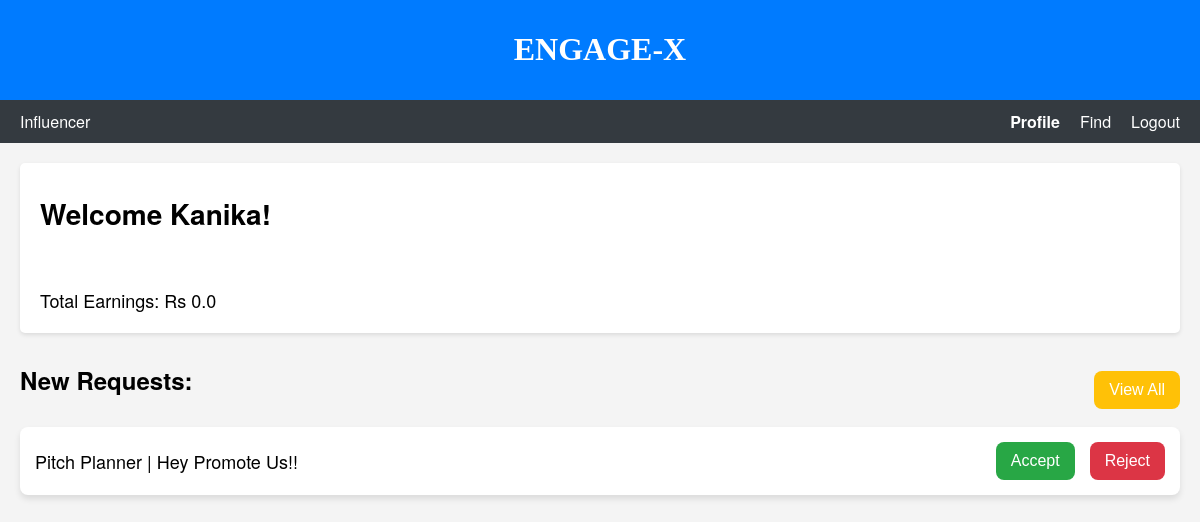
Before: /idashboard (signed in) with the older database file.
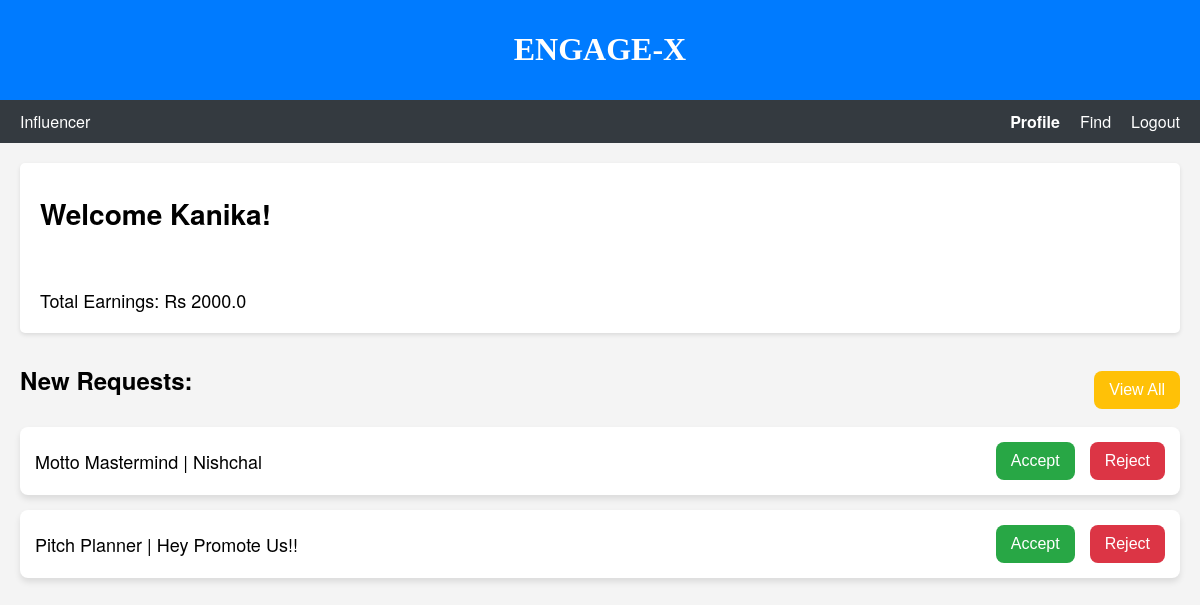
After: the same page with the newer database file.
### models.py (models this page shows, shortened)
class Profile(db.Model):
    __tablename__ = "profile"
    id = db.Column(db.Integer, primary_key=True, autoincrement=True)
    user_id = db.Column(db.Integer, db.ForeignKey("user.id"), nullable=False)
    name = db.Column(db.String, nullable=False)
    industry = db.Column(db.String)
    niche = db.Column(db.String)
    reach = db.Column(db.Integer)
    funds = db.Column(db.Float)
    user = db.relationship('User', back_populates='profile')

class Campaign(db.Model):
    __tablename__ = "campaign"
    id = db.Column(db.Integer, primary_key=True, autoincrement=True)
    sponsor_id = db.Column(db.Integer, db.ForeignKey("user.id"), nullable=False)
    title = db.Column(db.String, nullable=False)
    description = db.Column(db.String, nullable=False)
    goals = db.Column(db.Text, nullable=False)
    start_date = db.Column(db.String, nullable=False)
    days = db.Column(db.Integer, nullable=False)
    funds = db.Column(db.Float, nullable=False)
    visibility = db.Column(db.String, nullable=False)  # public or private
    sponsor = db.relationship('User', back_populates='campaigns')
    ad_requests = db.relationship('AdRequest', back_populates='campaign')

class AdRequest(db.Model):
    __tablename__ = "ad_request"
    id = db.Column(db.Integer, primary_key=True, autoincrement=True)
    influencer_id = db.Column(db.Integer, db.ForeignKey("user.id"), nullable=False)
    campaign_id = db.Column(db.Integer, db.ForeignKey("campaign.id"), nullable=False)
    initiator = db.Column(db.String, nullable=False) # sponosr, influencer
    name = db.Column(db.String, nullable = False)
    messages = db.Column(db.Text)
    requirements = db.Column(db.Text)
    payment_amount = db.Column(db.Float, nullable=False)
    status = db.Column(db.String, nullable=False, default='Pending')  # pending, accepted or rejected
    campaign = db.relationship('Campaign', back_populates='ad_requests')
    influencer = db.relationship('User', back_populates='ad_requests')

### app.py (the view)
@app.route('/idashboard', methods = ['GET', 'POST'])
def idashboard():
    inf = Profile.query.filter(Profile.user_id == current_userID).first()
    name = inf.name
    funds = inf.funds
    ad_requests = AdRequest.query.filter(
        AdRequest.influencer_id == current_userID,
        AdRequest.initiator == 'sponsor',
        AdRequest.status == 'Pending').all()
    requests_data = []
    for request in ad_requests:
        requests_data.append({
            'campaign_title': request.campaign.title,
            'sponsor_name': request.name,
            'request_id': request.id
        })
    return rt('idashboard.html',
              name =name,
              funds = funds,
              requests = requests_data,
              userID = current_userID)

### templates/idashboard.html (shortened to what this page needs)
<!DOCTYPE html>
<html lang="en">
<head>
    <link rel="stylesheet" href="/static/css/idashboard.css">
</head>
<body>
    <header>
        <h1>ENGAGE-X</h1>
    </header>
    <nav class="navbar">
        <div class="navbar-left">
            <span>Influencer</span>
        </div>
        <div class="navbar-right">
            <a href="{{ url_for('idashboard') }}" class="active" id="profile-link">Profile</a>
            <a href="{{ url_for('find_influencer') }}" id="find-link">Find</a>
            <a href="{{ url_for('logout') }}">Logout</a>
        </div>
    </nav>
    <main>
        <div class="dashboard">
            <div class="profile-section">
                <div class="profile-info">
                    <h2>Welcome {{ name }}!</h2>
                    <br>
                    <p>Total Earnings: Rs {{ funds }}</p>
                </div>
            </div>
            <div class="welcome-section">
                <div class="header-container">
                    <h3>New Requests:</h3>
                    <form class="view-requests"
                              action="{{ url_for('view_requests', id=userID, source='influencer') }}"
                              method="POST">
                            <button type="submit" class="view-btn">View All</button>
                    </form>
                </div>
                {% if requests %}
                    {% for request in requests %}
                    <div class="request">
                        <span>{{ request.campaign_title }} | {{ request.sponsor_name }}</span>
                        <form action="{{ url_for('update_request_status', request_id=request.request_id, source = 'influencer') }}" method="POST">
                            <button class="accept-btn" type="submit">Accept</button>
                        </form>
                        <form action="{{ url_for('update_request_status', request_id=request.request_id, source = 'influencer') }}" method="POST">
                            <button class="reject-btn" type="submit">Reject</button>
                        </form>
                    </div>
                    {% endfor %}
                {% else %}
                <div class="request" id="no_results">  <span> N/A</span>   </div>
                {% endif %}
            </div>
        </div>
    </main>
</body>
</html>

Changed rows visible on the page:
changed Profile "Kanika": funds "0.0" → "2000.0"
now on this page (row edited): Campaign: campaign_title "Motto Mastermind"
now on this page (row edited): AdRequest: sponsor_name "Nishchal"
Other visible differences:
new list line: "| Accept Reject"
